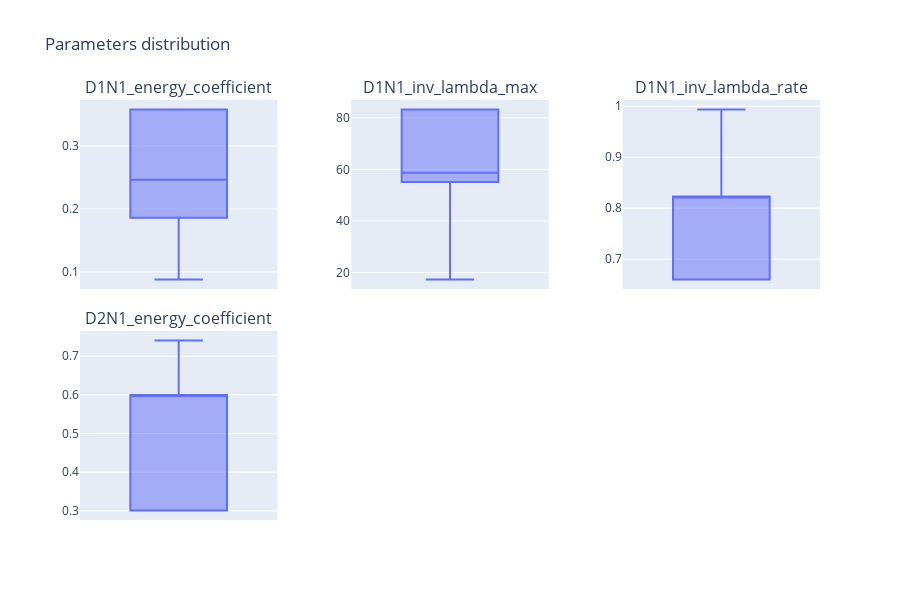

The cell this chart's notebook holds for it:
### Code cell
viewer.box_plot(3)

### Figure 1 — Plotly figure (JSON) as saved in the notebook; plotly's stock layout.template omitted (floating-point values rounded to 4 significant figures)
{"data": [{"alignmentgroup": "True", "hovertemplate": "D1N1_energy_coefficient=%{y}<extra></extra>", "legendgroup": "", "marker": {"color": "#636efa"}, "name": "", "notched": false, "offsetgroup": "", "orientation": "v", "showlegend": false, "type": "box", "x0": " ", "xaxis": "x", "y": [0.3581, 0.3581, 0.3581, 0.3581, 0.2463, 0.186, 0.186, 0.186, 0.08769], "y0": " ", "yaxis": "y"}, {"alignmentgroup": "True", "hovertemplate": "D1N1_inv_lambda_max=%{y}<extra></extra>", "legendgroup": "", "marker": {"color": "#636efa"}, "name": "", "notched": false, "offsetgroup": "", "orientation": "v", "showlegend": false, "type": "box", "x0": " ", "xaxis": "x2", "y": [83.24, 58.72, 83.24, 58.72, 44.52, 58.72, 83.24, 83.24, 17.33], "y0": " ", "yaxis": "y2"}, {"alignmentgroup": "True", "hovertemplate": "D1N1_inv_lambda_rate=%{y}<extra></extra>", "legendgroup": "", "marker": {"color": "#636efa"}, "name": "", "notched": false, "offsetgroup": "", "orientation": "v", "showlegend": false, "type": "box", "x0": " ", "xaxis": "x3", "y": [0.8232, 0.8232, 0.8232, 0.6601, 0.9937, 0.6601, 0.6601, 0.8232, 0.8017], "y0": " ", "yaxis": "y3"}, {"alignmentgroup": "True", "hovertemplate": "D2N1_energy_coefficient=%{y}<extra></extra>", "legendgroup": "", "marker": {"color": "#636efa"}, "name": "", "notched": false, "offsetgroup": "", "orientation": "v", "showlegend": false, "type": "box", "x0": " ", "xaxis": "x4", "y": [0.5998, 0.5998, 0.5998, 0.5998, 0.7407, 0.3008, 0.3008, 0.3008, 0.3661], "y0": " ", "yaxis": "y4"}], "layout": {"annotations": [{"font": {"size": 16}, "showarrow": false, "text": "D1N1_energy_coefficient", "x": 0.1333, "xanchor": "center", "xref": "paper", "y": 1, "yanchor": "bottom", "yref": "paper"}, {"font": {"size": 16}, "showarrow": false, "text": "D1N1_inv_lambda_max", "x": 0.5, "xanchor": "center", "xref": "paper", "y": 1, "yanchor": "bottom", "yref": "paper"}, {"font": {"size": 16}, "showarrow": false, "text": "D1N1_inv_lambda_rate", "x": 0.8667, "xanchor": "center", "xref": "paper", "y": 1, "yanchor": "bottom", "yref": "paper"}, {"font": {"size": 16}, "showarrow": false, "text": "D2N1_energy_coefficient", "x": 0.1333, "xanchor": "center", "xref": "paper", "y": 0.45, "yanchor": "bottom", "yref": "paper"}], "height": 600, "title": {"text": "Parameters distribution"}, "width": 900, "xaxis": {"anchor": "y", "domain": [0, 0.2667]}, "xaxis2": {"anchor": "y2", "domain": [0.3667, 0.6333]}, "xaxis3": {"anchor": "y3", "domain": [0.7333, 1]}, "xaxis4": {"anchor": "y4", "domain": [0, 0.2667]}, "xaxis5": {"anchor": "y5", "domain": [0.3667, 0.6333]}, "xaxis6": {"anchor": "y6", "domain": [0.7333, 1]}, "yaxis": {"anchor": "x", "domain": [0.55, 1]}, "yaxis2": {"anchor": "x2", "domain": [0.55, 1]}, "yaxis3": {"anchor": "x3", "domain": [0.55, 1]}, "yaxis4": {"anchor": "x4", "domain": [0, 0.45]}, "yaxis5": {"anchor": "x5", "domain": [0, 0.45]}, "yaxis6": {"anchor": "x6", "domain": [0, 0.45]}}}
